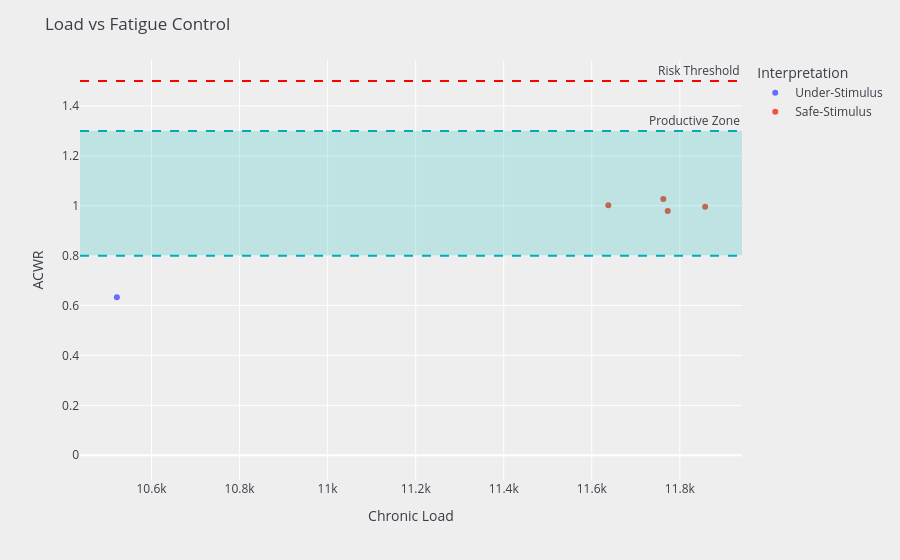

Here is the notebook cell this chart was saved with:
### Code cell
plot_title = 'Load vs Fatigue Control'

fatigue_ratio = px.scatter(
    fatigue_data,
    x = 'Chronic Load',
    y = 'ACWR',
    color = 'Interpretation'
)

fatigue_ratio.add_hline(
    y=1.5, 
    line_width=2, 
    line_dash="dash", 
    line_color="red", 
    annotation_text="Risk Threshold",
    
)

fatigue_ratio.add_hline(
    y=0.8, 
    line_width=2, 
    line_dash="dash", 
    line_color="#00ADB5"
)

fatigue_ratio.add_hline(
    y=1.3, 
    line_width=2, 
    line_dash="dash", 
    line_color="#00ADB5", 
    annotation_text="Productive Zone"
)

fatigue_ratio.add_hrect(
    y0=0.8, y1=1.3,
    fillcolor="#00ADB5",
    opacity=0.2,
    line_width=0
)

fatigue_ratio.update_layout(
    title = plot_title,
    plot_bgcolor = '#EEEEEE',
    paper_bgcolor = '#EEEEEE',
    font_color = '#393E46'
)

### Figure 1 — Plotly figure (JSON) as saved in the notebook; plotly's stock layout.template omitted (floating-point values rounded to 4 significant figures)
{"data": [{"hovertemplate": "Interpretation=Under-Stimulus<br>Chronic Load=%{x}<br>ACWR=%{y}<extra></extra>", "legendgroup": "Under-Stimulus", "marker": {"color": "#636efa", "symbol": "circle"}, "mode": "markers", "name": "Under-Stimulus", "orientation": "v", "showlegend": true, "type": "scatter", "x": [NaN, NaN, NaN, 10520.0], "xaxis": "x", "y": [0.0, 0.0, 0.0, 0.633], "yaxis": "y"}, {"hovertemplate": "Interpretation=Safe-Stimulus<br>Chronic Load=%{x}<br>ACWR=%{y}<extra></extra>", "legendgroup": "Safe-Stimulus", "marker": {"color": "#EF553B", "symbol": "circle"}, "mode": "markers", "name": "Safe-Stimulus", "orientation": "v", "showlegend": true, "type": "scatter", "x": [11640.0, 11760.0, 11860.0, 11770.0], "xaxis": "x", "y": [1.002, 1.027, 0.9964, 0.9794], "yaxis": "y"}], "layout": {"annotations": [{"showarrow": false, "text": "Risk Threshold", "x": 1, "xanchor": "right", "xref": "x domain", "y": 1.5, "yanchor": "bottom", "yref": "y"}, {"showarrow": false, "text": "Productive Zone", "x": 1, "xanchor": "right", "xref": "x domain", "y": 1.3, "yanchor": "bottom", "yref": "y"}], "font": {"color": "#393E46"}, "legend": {"title": {"text": "Interpretation"}, "tracegroupgap": 0}, "margin": {"t": 60}, "paper_bgcolor": "#EEEEEE", "plot_bgcolor": "#EEEEEE", "shapes": [{"line": {"color": "red", "dash": "dash", "width": 2}, "type": "line", "x0": 0, "x1": 1, "xref": "x domain", "y0": 1.5, "y1": 1.5, "yref": "y"}, {"line": {"color": "#00ADB5", "dash": "dash", "width": 2}, "type": "line", "x0": 0, "x1": 1, "xref": "x domain", "y0": 0.8, "y1": 0.8, "yref": "y"}, {"line": {"color": "#00ADB5", "dash": "dash", "width": 2}, "type": "line", "x0": 0, "x1": 1, "xref": "x domain", "y0": 1.3, "y1": 1.3, "yref": "y"}, {"fillcolor": "#00ADB5", "line": {"width": 0}, "opacity": 0.2, "type": "rect", "x0": 0, "x1": 1, "xref": "x domain", "y0": 0.8, "y1": 1.3, "yref": "y"}], "title": {"text": "Load vs Fatigue Control"}, "xaxis": {"anchor": "y", "domain": [0, 1], "title": {"text": "Chronic Load"}}, "yaxis": {"anchor": "x", "domain": [0, 1], "title": {"text": "ACWR"}}}}
